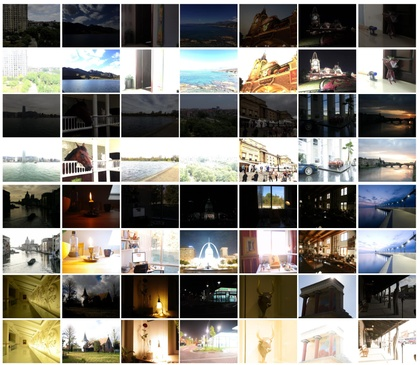
%> input picture dataset.jpg, 420 x 365 px, shrunk from 3444 x 2995 before the run
$ octave --eval "result = ENSpatialFrequency('../../../dataset.jpg');"   (GNU Octave 9; MATLAB toolbox functions it lacks are replaced by stand-ins)
%> lines starting %> are read from the running program, lines starting %| are printed output that depends on the picture
% 空间频率（spatial frequency，SF）反映的是空间域内图像的总体活跃程度，即图像灰度的变化率。
function [ENSF] = ENSpatialFrequency(readImage)
%> called with readImage = '../../../dataset.jpg'
% read clean image
if(strcmp('char',class(readImage)))
    readImg=imread(readImage);
%> readImg is the input picture: size 365x420x3 uint8; mean R, G, B 127.5, 124.1, 116.4
else
    readImg = readImage;
end
if(strcmp('double',class(readImg)))
    readImg=uint8(readImg*255);
end
% readImg = imread(readImage);
chooseChannel = size(size(readImg));
%> chooseChannel = [1 3]
if chooseChannel(2) == 3
    img = double(rgb2gray(readImg));
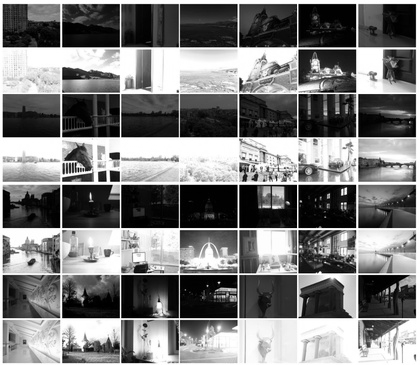
%> img: size 365x420 double; min 0, max 255, mean 124.3
else
    img = double(readImg);
end
[r,c] = size(img);
%> r = 365; c = 420
RF = 0;
CF = 0;
MDF = 0;
SDF = 0;
rc = r * c;
%> rc = 153300
Wb=1/sqrt(2);
for i=1:1:r
    for j = 2:1:c
        RF = RF + (img(i,j)-img(i,j-1))^2;
    end
end
%> after the loop, RF = 141718067

for i=2:r
    for j = 1:1:c
        CF = CF + (img(i,j)-img(i-1,j))^2;
    end
end
%> after the loop, CF = 186233351


for m=2:r
    for n = 2:1:c
        MDF = MDF + (img(m,n)-img(m-1,n-1))^2;
    end
end
%> after the loop, MDF = 312836915

for i=2:1:r
    for j = 1:1:c-1
        SDF = SDF + (img(i,j)-img(i-1,j+1))^2;
    end
end
%> after the loop, SDF = 312011821
RF = sqrt(RF/(rc));
%> RF = 30.4
CF = sqrt(CF/(rc));
%> CF = 34.85
MDF = sqrt(MDF*Wb/rc);
%> MDF = 37.99
SDF = sqrt(SDF*Wb/rc);
%> SDF = 37.94
ENSF=sqrt(RF^2+CF^2+MDF^2+SDF^2);
%> ENSF = 70.86
end

$ run again, on Copy_of_flower.png
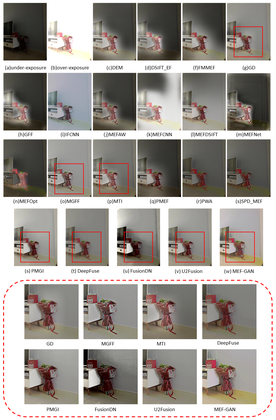
%> input picture Copy_of_flower.png, 276 x 420 px, shrunk from 962 x 1465 before the run
%> in ENSpatialFrequency, readImg is the input picture: size 420x276x3 uint8; mean R, G, B 161.3, 155.4, 150.1
%> in ENSpatialFrequency, `img = double(rgb2gray(readImg));`:
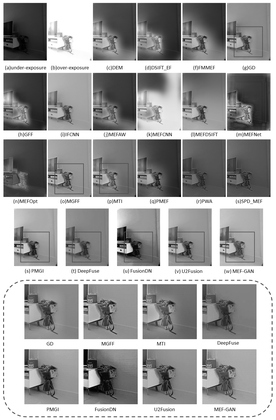
%> img: size 420x276 double; min 0, max 255, mean 156.5
%> after the loop in ENSpatialFrequency, `for i=1:1:r`: RF = 72358504
%> after the loop in ENSpatialFrequency, `for i=2:r`: CF = 71157312
%> after the loop in ENSpatialFrequency, `for m=2:r`: MDF = 130280984
%> after the loop in ENSpatialFrequency, `for i=2:1:r`: SDF = 131710028
%> in ENSpatialFrequency, `RF = sqrt(RF/(rc));`: RF = 24.98
%> in ENSpatialFrequency, `CF = sqrt(CF/(rc));`: CF = 24.78
%> in ENSpatialFrequency, `MDF = sqrt(MDF*Wb/rc);`: MDF = 28.19
%> in ENSpatialFrequency, `SDF = sqrt(SDF*Wb/rc);`: SDF = 28.34
%> ENSF = 53.26
